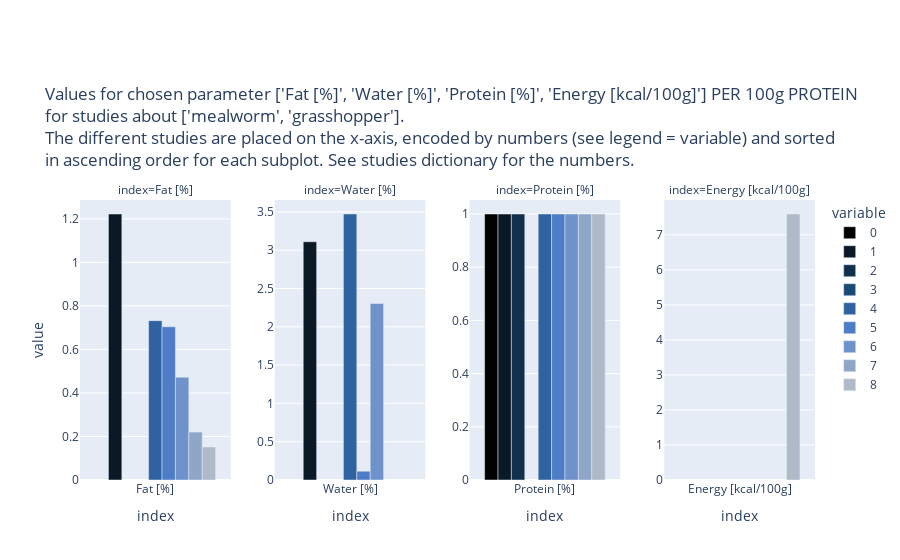

Write notebook code for a chart like this one.
### Markdown cell above
#### Same for data per protein

### Code cell
# https://community.plotly.com/t/how-to-set-different-x-and-y-axis-for-each-subplot/57417

import plotly.express as px
import pandas as pd


# similar to above with dataframe per protein:
# first add column source
df_studies_per_g_protein['source']= sources
df_studies_per_g_protein['StudieNr']= studies_dict.keys()

# choose columns and sources
column = ['Fat [%]', 'Water [%]', 'Protein [%]', 'Energy [kcal/100g]']
ncols = len(column)
source = ['mealworm', 'grasshopper']

# create dataframe with choice and transpose
df_plot = df_studies_per_g_protein.set_index('source').loc[source][column].reset_index(drop = True).T

# initiate plot, index (parameters) are the subplots
fig = px.bar(df_plot,
             barmode="group",
             facet_col=df_plot.index, 
             color_discrete_sequence=oslo_rgb,
                          facet_col_spacing=0.06,
    color_continuous_scale=None, orientation = 'v'
    , title = 'Values for chosen parameter {} PER 100g PROTEIN <br>for studies about {}.<br>The different studies are placed on the x-axis, encoded by numbers (see legend = variable) and sorted<br>in ascending order for each subplot. See studies dictionary for the numbers.'.format(column, source))
fig.update_xaxes(matches=None, showticklabels=True)
fig.update_yaxes(matches=None, showticklabels=True)

# set distance between label and plot
fig.update_layout(
                          margin={'t': 200})
fig.show()
# fig.write_html("BarsStudyResultsProtein3.html")

### Figure 1 — Plotly figure (JSON) as saved in the notebook; plotly's stock layout.template omitted (floating-point values rounded to 4 significant figures)
{"data": [{"alignmentgroup": "True", "hovertemplate": "variable=0<br>index=%{x}<br>value=%{y}<extra></extra>", "legendgroup": "0", "marker": {"color": "rgb(0, 1, 0)", "pattern": {"shape": ""}}, "name": "0", "offsetgroup": "0", "orientation": "v", "showlegend": true, "textposition": "auto", "type": "bar", "x": ["Fat [%]"], "xaxis": "x", "y": [null], "yaxis": "y"}, {"alignmentgroup": "True", "hovertemplate": "variable=0<br>index=%{x}<br>value=%{y}<extra></extra>", "legendgroup": "0", "marker": {"color": "rgb(0, 1, 0)", "pattern": {"shape": ""}}, "name": "0", "offsetgroup": "0", "orientation": "v", "showlegend": false, "textposition": "auto", "type": "bar", "x": ["Water [%]"], "xaxis": "x2", "y": [null], "yaxis": "y2"}, {"alignmentgroup": "True", "hovertemplate": "variable=0<br>index=%{x}<br>value=%{y}<extra></extra>", "legendgroup": "0", "marker": {"color": "rgb(0, 1, 0)", "pattern": {"shape": ""}}, "name": "0", "offsetgroup": "0", "orientation": "v", "showlegend": false, "textposition": "auto", "type": "bar", "x": ["Protein [%]"], "xaxis": "x3", "y": [1], "yaxis": "y3"}, {"alignmentgroup": "True", "hovertemplate": "variable=0<br>index=%{x}<br>value=%{y}<extra></extra>", "legendgroup": "0", "marker": {"color": "rgb(0, 1, 0)", "pattern": {"shape": ""}}, "name": "0", "offsetgroup": "0", "orientation": "v", "showlegend": false, "textposition": "auto", "type": "bar", "x": ["Energy [kcal/100g]"], "xaxis": "x4", "y": [null], "yaxis": "y4"}, {"alignmentgroup": "True", "hovertemplate": "variable=1<br>index=%{x}<br>value=%{y}<extra></extra>", "legendgroup": "1", "marker": {"color": "rgb(11, 25, 39)", "pattern": {"shape": ""}}, "name": "1", "offsetgroup": "1", "orientation": "v", "showlegend": true, "textposition": "auto", "type": "bar", "x": ["Fat [%]"], "xaxis": "x", "y": [1.222], "yaxis": "y"}, {"alignmentgroup": "True", "hovertemplate": "variable=1<br>index=%{x}<br>value=%{y}<extra></extra>", "legendgroup": "1", "marker": {"color": "rgb(11, 25, 39)", "pattern": {"shape": ""}}, "name": "1", "offsetgroup": "1", "orientation": "v", "showlegend": false, "textposition": "auto", "type": "bar", "x": ["Water [%]"], "xaxis": "x2", "y": [3.111], "yaxis": "y2"}, {"alignmentgroup": "True", "hovertemplate": "variable=1<br>index=%{x}<br>value=%{y}<extra></extra>", "legendgroup": "1", "marker": {"color": "rgb(11, 25, 39)", "pattern": {"shape": ""}}, "name": "1", "offsetgroup": "1", "orientation": "v", "showlegend": false, "textposition": "auto", "type": "bar", "x": ["Protein [%]"], "xaxis": "x3", "y": [1], "yaxis": "y3"}, {"alignmentgroup": "True", "hovertemplate": "variable=1<br>index=%{x}<br>value=%{y}<extra></extra>", "legendgroup": "1", "marker": {"color": "rgb(11, 25, 39)", "pattern": {"shape": ""}}, "name": "1", "offsetgroup": "1", "orientation": "v", "showlegend": false, "textposition": "auto", "type": "bar", "x": ["Energy [kcal/100g]"], "xaxis": "x4", "y": [null], "yaxis": "y4"}, {"alignmentgroup": "True", "hovertemplate": "variable=2<br>index=%{x}<br>value=%{y}<extra></extra>", "legendgroup": "2", "marker": {"color": "rgb(17, 48, 77)", "pattern": {"shape": ""}}, "name": "2", "offsetgroup": "2", "orientation": "v", "showlegend": true, "textposition": "auto", "type": "bar", "x": ["Fat [%]"], "xaxis": "x", "y": [null], "yaxis": "y"}, {"alignmentgroup": "True", "hovertemplate": "variable=2<br>index=%{x}<br>value=%{y}<extra></extra>", "legendgroup": "2", "marker": {"color": "rgb(17, 48, 77)", "pattern": {"shape": ""}}, "name": "2", "offsetgroup": "2", "orientation": "v", "showlegend": false, "textposition": "auto", "type": "bar", "x": ["Water [%]"], "xaxis": "x2", "y": [null], "yaxis": "y2"}, {"alignmentgroup": "True", "hovertemplate": "variable=2<br>index=%{x}<br>value=%{y}<extra></extra>", "legendgroup": "2", "marker": {"color": "rgb(17, 48, 77)", "pattern": {"shape": ""}}, "name": "2", "offsetgroup": "2", "orientation": "v", "showlegend": false, "textposition": "auto", "type": "bar", "x": ["Protein [%]"], "xaxis": "x3", "y": [1], "yaxis": "y3"}, {"alignmentgroup": "True", "hovertemplate": "variable=2<br>index=%{x}<br>value=%{y}<extra></extra>", "legendgroup": "2", "marker": {"color": "rgb(17, 48, 77)", "pattern": {"shape": ""}}, "name": "2", "offsetgroup": "2", "orientation": "v", "showlegend": false, "textposition": "auto", "type": "bar", "x": ["Energy [kcal/100g]"], "xaxis": "x4", "y": [null], "yaxis": "y4"}, {"alignmentgroup": "True", "hovertemplate": "variable=3<br>index=%{x}<br>value=%{y}<extra></extra>", "legendgroup": "3", "marker": {"color": "rgb(27, 73, 117)", "pattern": {"shape": ""}}, "name": "3", "offsetgroup": "3", "orientation": "v", "showlegend": true, "textposition": "auto", "type": "bar", "x": ["Fat [%]"], "xaxis": "x", "y": [null], "yaxis": "y"}, {"alignmentgroup": "True", "hovertemplate": "variable=3<br>index=%{x}<br>value=%{y}<extra></extra>", "legendgroup": "3", "marker": {"color": "rgb(27, 73, 117)", "pattern": {"shape": ""}}, "name": "3", "offsetgroup": "3", "orientation": "v", "showlegend": false, "textposition": "auto", "type": "bar", "x": ["Water [%]"], "xaxis": "x2", "y": [null], "yaxis": "y2"}, {"alignmentgroup": "True", "hovertemplate": "variable=3<br>index=%{x}<br>value=%{y}<extra></extra>", "legendgroup": "3", "marker": {"color": "rgb(27, 73, 117)", "pattern": {"shape": ""}}, "name": "3", "offsetgroup": "3", "orientation": "v", "showlegend": false, "textposition": "auto", "type": "bar", "x": ["Protein [%]"], "xaxis": "x3", "y": [null], "yaxis": "y3"}, {"alignmentgroup": "True", "hovertemplate": "variable=3<br>index=%{x}<br>value=%{y}<extra></extra>", "legendgroup": "3", "marker": {"color": "rgb(27, 73, 117)", "pattern": {"shape": ""}}, "name": "3", "offsetgroup": "3", "orientation": "v", "showlegend": false, "textposition": "auto", "type": "bar", "x": ["Energy [kcal/100g]"], "xaxis": "x4", "y": [null], "yaxis": "y4"}, {"alignmentgroup": "True", "hovertemplate": "variable=4<br>index=%{x}<br>value=%{y}<extra></extra>", "legendgroup": "4", "marker": {"color": "rgb(46, 98, 160)", "pattern": {"shape": ""}}, "name": "4", "offsetgroup": "4", "orientation": "v", "showlegend": true, "textposition": "auto", "type": "bar", "x": ["Fat [%]"], "xaxis": "x", "y": [0.7322], "yaxis": "y"}, {"alignmentgroup": "True", "hovertemplate": "variable=4<br>index=%{x}<br>value=%{y}<extra></extra>", "legendgroup": "4", "marker": {"color": "rgb(46, 98, 160)", "pattern": {"shape": ""}}, "name": "4", "offsetgroup": "4", "orientation": "v", "showlegend": false, "textposition": "auto", "type": "bar", "x": ["Water [%]"], "xaxis": "x2", "y": [3.473], "yaxis": "y2"}, {"alignmentgroup": "True", "hovertemplate": "variable=4<br>index=%{x}<br>value=%{y}<extra></extra>", "legendgroup": "4", "marker": {"color": "rgb(46, 98, 160)", "pattern": {"shape": ""}}, "name": "4", "offsetgroup": "4", "orientation": "v", "showlegend": false, "textposition": "auto", "type": "bar", "x": ["Protein [%]"], "xaxis": "x3", "y": [1], "yaxis": "y3"}, {"alignmentgroup": "True", "hovertemplate": "variable=4<br>index=%{x}<br>value=%{y}<extra></extra>", "legendgroup": "4", "marker": {"color": "rgb(46, 98, 160)", "pattern": {"shape": ""}}, "name": "4", "offsetgroup": "4", "orientation": "v", "showlegend": false, "textposition": "auto", "type": "bar", "x": ["Energy [kcal/100g]"], "xaxis": "x4", "y": [null], "yaxis": "y4"}, {"alignmentgroup": "True", "hovertemplate": "variable=5<br>index=%{x}<br>value=%{y}<extra></extra>", "legendgroup": "5", "marker": {"color": "rgb(78, 125, 199)", "pattern": {"shape": ""}}, "name": "5", "offsetgroup": "5", "orientation": "v", "showlegend": true, "textposition": "auto", "type": "bar", "x": ["Fat [%]"], "xaxis": "x", "y": [0.7041], "yaxis": "y"}, {"alignmentgroup": "True", "hovertemplate": "variable=5<br>index=%{x}<br>value=%{y}<extra></extra>", "legendgroup": "5", "marker": {"color": "rgb(78, 125, 199)", "pattern": {"shape": ""}}, "name": "5", "offsetgroup": "5", "orientation": "v", "showlegend": false, "textposition": "auto", "type": "bar", "x": ["Water [%]"], "xaxis": "x2", "y": [0.1148], "yaxis": "y2"}, {"alignmentgroup": "True", "hovertemplate": "variable=5<br>index=%{x}<br>value=%{y}<extra></extra>", "legendgroup": "5", "marker": {"color": "rgb(78, 125, 199)", "pattern": {"shape": ""}}, "name": "5", "offsetgroup": "5", "orientation": "v", "showlegend": false, "textposition": "auto", "type": "bar", "x": ["Protein [%]"], "xaxis": "x3", "y": [1], "yaxis": "y3"}, {"alignmentgroup": "True", "hovertemplate": "variable=5<br>index=%{x}<br>value=%{y}<extra></extra>", "legendgroup": "5", "marker": {"color": "rgb(78, 125, 199)", "pattern": {"shape": ""}}, "name": "5", "offsetgroup": "5", "orientation": "v", "showlegend": false, "textposition": "auto", "type": "bar", "x": ["Energy [kcal/100g]"], "xaxis": "x4", "y": [null], "yaxis": "y4"}, {"alignmentgroup": "True", "hovertemplate": "variable=6<br>index=%{x}<br>value=%{y}<extra></extra>", "legendgroup": "6", "marker": {"color": "rgb(111, 146, 202)", "pattern": {"shape": ""}}, "name": "6", "offsetgroup": "6", "orientation": "v", "showlegend": true, "textposition": "auto", "type": "bar", "x": ["Fat [%]"], "xaxis": "x", "y": [0.4721], "yaxis": "y"}, {"alignmentgroup": "True", "hovertemplate": "variable=6<br>index=%{x}<br>value=%{y}<extra></extra>", "legendgroup": "6", "marker": {"color": "rgb(111, 146, 202)", "pattern": {"shape": ""}}, "name": "6", "offsetgroup": "6", "orientation": "v", "showlegend": false, "textposition": "auto", "type": "bar", "x": ["Water [%]"], "xaxis": "x2", "y": [2.304], "yaxis": "y2"}, {"alignmentgroup": "True", "hovertemplate": "variable=6<br>index=%{x}<br>value=%{y}<extra></extra>", "legendgroup": "6", "marker": {"color": "rgb(111, 146, 202)", "pattern": {"shape": ""}}, "name": "6", "offsetgroup": "6", "orientation": "v", "showlegend": false, "textposition": "auto", "type": "bar", "x": ["Protein [%]"], "xaxis": "x3", "y": [1], "yaxis": "y3"}, {"alignmentgroup": "True", "hovertemplate": "variable=6<br>index=%{x}<br>value=%{y}<extra></extra>", "legendgroup": "6", "marker": {"color": "rgb(111, 146, 202)", "pattern": {"shape": ""}}, "name": "6", "offsetgroup": "6", "orientation": "v", "showlegend": false, "textposition": "auto", "type": "bar", "x": ["Energy [kcal/100g]"], "xaxis": "x4", "y": [null], "yaxis": "y4"}, {"alignmentgroup": "True", "hovertemplate": "variable=7<br>index=%{x}<br>value=%{y}<extra></extra>", "legendgroup": "7", "marker": {"color": "rgb(144, 166, 201)", "pattern": {"shape": ""}}, "name": "7", "offsetgroup": "7", "orientation": "v", "showlegend": true, "textposition": "auto", "type": "bar", "x": ["Fat [%]"], "xaxis": "x", "y": [0.22], "yaxis": "y"}, {"alignmentgroup": "True", "hovertemplate": "variable=7<br>index=%{x}<br>value=%{y}<extra></extra>", "legendgroup": "7", "marker": {"color": "rgb(144, 166, 201)", "pattern": {"shape": ""}}, "name": "7", "offsetgroup": "7", "orientation": "v", "showlegend": false, "textposition": "auto", "type": "bar", "x": ["Water [%]"], "xaxis": "x2", "y": [null], "yaxis": "y2"}, {"alignmentgroup": "True", "hovertemplate": "variable=7<br>index=%{x}<br>value=%{y}<extra></extra>", "legendgroup": "7", "marker": {"color": "rgb(144, 166, 201)", "pattern": {"shape": ""}}, "name": "7", "offsetgroup": "7", "orientation": "v", "showlegend": false, "textposition": "auto", "type": "bar", "x": ["Protein [%]"], "xaxis": "x3", "y": [1], "yaxis": "y3"}, {"alignmentgroup": "True", "hovertemplate": "variable=7<br>index=%{x}<br>value=%{y}<extra></extra>", "legendgroup": "7", "marker": {"color": "rgb(144, 166, 201)", "pattern": {"shape": ""}}, "name": "7", "offsetgroup": "7", "orientation": "v", "showlegend": false, "textposition": "auto", "type": "bar", "x": ["Energy [kcal/100g]"], "xaxis": "x4", "y": [null], "yaxis": "y4"}, {"alignmentgroup": "True", "hovertemplate": "variable=8<br>index=%{x}<br>value=%{y}<extra></extra>", "legendgroup": "8", "marker": {"color": "rgb(176, 185, 200)", "pattern": {"shape": ""}}, "name": "8", "offsetgroup": "8", "orientation": "v", "showlegend": true, "textposition": "auto", "type": "bar", "x": ["Fat [%]"], "xaxis": "x", "y": [0.1516], "yaxis": "y"}, {"alignmentgroup": "True", "hovertemplate": "variable=8<br>index=%{x}<br>value=%{y}<extra></extra>", "legendgroup": "8", "marker": {"color": "rgb(176, 185, 200)", "pattern": {"shape": ""}}, "name": "8", "offsetgroup": "8", "orientation": "v", "showlegend": false, "textposition": "auto", "type": "bar", "x": ["Water [%]"], "xaxis": "x2", "y": [null], "yaxis": "y2"}, {"alignmentgroup": "True", "hovertemplate": "variable=8<br>index=%{x}<br>value=%{y}<extra></extra>", "legendgroup": "8", "marker": {"color": "rgb(176, 185, 200)", "pattern": {"shape": ""}}, "name": "8", "offsetgroup": "8", "orientation": "v", "showlegend": false, "textposition": "auto", "type": "bar", "x": ["Protein [%]"], "xaxis": "x3", "y": [1], "yaxis": "y3"}, {"alignmentgroup": "True", "hovertemplate": "variable=8<br>index=%{x}<br>value=%{y}<extra></extra>", "legendgroup": "8", "marker": {"color": "rgb(176, 185, 200)", "pattern": {"shape": ""}}, "name": "8", "offsetgroup": "8", "orientation": "v", "showlegend": false, "textposition": "auto", "type": "bar", "x": ["Energy [kcal/100g]"], "xaxis": "x4", "y": [7.594], "yaxis": "y4"}], "layout": {"annotations": [{"font": {}, "showarrow": false, "text": "index=Fat [%]", "x": 0.1025, "xanchor": "center", "xref": "paper", "y": 1, "yanchor": "bottom", "yref": "paper"}, {"font": {}, "showarrow": false, "text": "index=Water [%]", "x": 0.3675, "xanchor": "center", "xref": "paper", "y": 1, "yanchor": "bottom", "yref": "paper"}, {"font": {}, "showarrow": false, "text": "index=Protein [%]", "x": 0.6325, "xanchor": "center", "xref": "paper", "y": 1, "yanchor": "bottom", "yref": "paper"}, {"font": {}, "showarrow": false, "text": "index=Energy [kcal/100g]", "x": 0.8975, "xanchor": "center", "xref": "paper", "y": 1, "yanchor": "bottom", "yref": "paper"}], "barmode": "group", "legend": {"title": {"text": "variable"}, "tracegroupgap": 0}, "margin": {"t": 200}, "title": {"text": "Values for chosen parameter ['Fat [%]', 'Water [%]', 'Protein [%]', 'Energy [kcal/100g]'] PER 100g PROTEIN <br>for studies about ['mealworm', 'grasshopper'].<br>The different studies are placed on the x-axis, encoded by numbers (see legend = variable) and sorted<br>in ascending order for each subplot. See studies dictionary for the numbers."}, "xaxis": {"anchor": "y", "categoryarray": ["Fat [%]", "Water [%]", "Protein [%]", "Energy [kcal/100g]"], "categoryorder": "array", "domain": [0, 0.205], "showticklabels": true, "title": {"text": "index"}}, "xaxis2": {"anchor": "y2", "categoryarray": ["Fat [%]", "Water [%]", "Protein [%]", "Energy [kcal/100g]"], "categoryorder": "array", "domain": [0.265, 0.47], "showticklabels": true, "title": {"text": "index"}}, "xaxis3": {"anchor": "y3", "categoryarray": ["Fat [%]", "Water [%]", "Protein [%]", "Energy [kcal/100g]"], "categoryorder": "array", "domain": [0.53, 0.735], "showticklabels": true, "title": {"text": "index"}}, "xaxis4": {"anchor": "y4", "categoryarray": ["Fat [%]", "Water [%]", "Protein [%]", "Energy [kcal/100g]"], "categoryorder": "array", "domain": [0.795, 1], "showticklabels": true, "title": {"text": "index"}}, "yaxis": {"anchor": "x", "domain": [0, 1], "showticklabels": true, "title": {"text": "value"}}, "yaxis2": {"anchor": "x2", "domain": [0, 1], "showticklabels": true}, "yaxis3": {"anchor": "x3", "domain": [0, 1], "showticklabels": true}, "yaxis4": {"anchor": "x4", "domain": [0, 1], "showticklabels": true}}}
